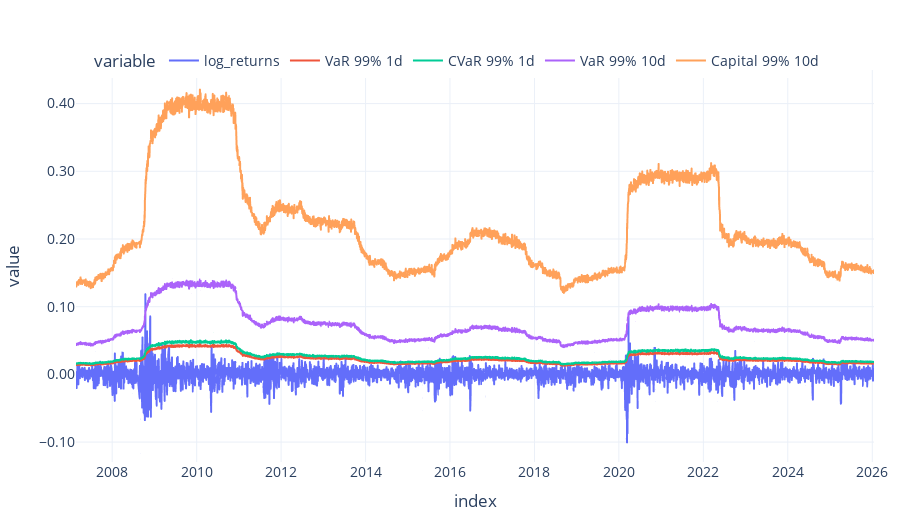

Notebook code for this chart:
### Code cell
fig = px.line(df_risk)


fig.show()

### Figure 1 — Plotly figure (JSON) as saved in the notebook; plotly's stock layout.template omitted (floating-point values rounded to 4 significant figures; data arrays with more than 128 entries replaced by an {"elided": "..."} marker saying what was removed)
{"data": [{"hovertemplate": "variable=log_returns<br>index=%{x}<br>value=%{y}<extra></extra>", "legendgroup": "log_returns", "line": {"color": "#636efa", "dash": "solid"}, "marker": {"symbol": "circle"}, "mode": "lines", "name": "log_returns", "showlegend": true, "type": "scattergl", "x": {"elided": "4351 str values"}, "xaxis": "x", "y": {"elided": "4351 float values"}, "yaxis": "y"}, {"hovertemplate": "variable=VaR 99% 1d<br>index=%{x}<br>value=%{y}<extra></extra>", "legendgroup": "VaR 99% 1d", "line": {"color": "#EF553B", "dash": "solid"}, "marker": {"symbol": "circle"}, "mode": "lines", "name": "VaR 99% 1d", "showlegend": true, "type": "scattergl", "x": {"elided": "4351 str values"}, "xaxis": "x", "y": {"elided": "4351 float values"}, "yaxis": "y"}, {"hovertemplate": "variable=CVaR 99% 1d<br>index=%{x}<br>value=%{y}<extra></extra>", "legendgroup": "CVaR 99% 1d", "line": {"color": "#00cc96", "dash": "solid"}, "marker": {"symbol": "circle"}, "mode": "lines", "name": "CVaR 99% 1d", "showlegend": true, "type": "scattergl", "x": {"elided": "4351 str values"}, "xaxis": "x", "y": {"elided": "4351 float values"}, "yaxis": "y"}, {"hovertemplate": "variable=VaR 99% 10d<br>index=%{x}<br>value=%{y}<extra></extra>", "legendgroup": "VaR 99% 10d", "line": {"color": "#ab63fa", "dash": "solid"}, "marker": {"symbol": "circle"}, "mode": "lines", "name": "VaR 99% 10d", "showlegend": true, "type": "scattergl", "x": {"elided": "4351 str values"}, "xaxis": "x", "y": {"elided": "4351 float values"}, "yaxis": "y"}, {"hovertemplate": "variable=Capital 99% 10d<br>index=%{x}<br>value=%{y}<extra></extra>", "legendgroup": "Capital 99% 10d", "line": {"color": "#FFA15A", "dash": "solid"}, "marker": {"symbol": "circle"}, "mode": "lines", "name": "Capital 99% 10d", "showlegend": true, "type": "scattergl", "x": {"elided": "4351 str values"}, "xaxis": "x", "y": {"elided": "4351 float values"}, "yaxis": "y"}], "layout": {"height": 520, "legend": {"title": {"text": "variable"}, "tracegroupgap": 0}, "xaxis": {"anchor": "y", "domain": [0, 1], "title": {"text": "index"}}, "yaxis": {"anchor": "x", "domain": [0, 1], "title": {"text": "value"}}}}
